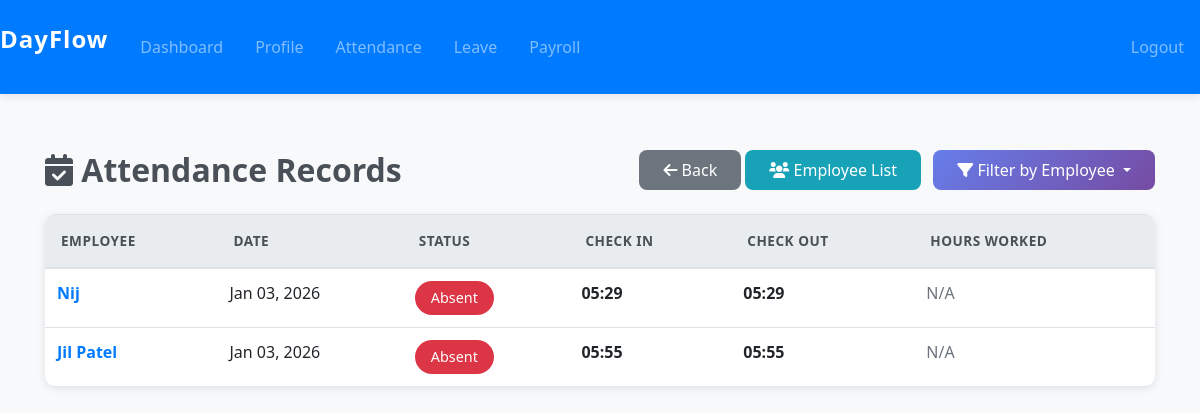
The page /attendance/ (signed in) on the database its author committed.
### apps/attendance/models.py (models this page shows, shortened)
class Attendance(models.Model):
    STATUS_CHOICES = [
        ('present', 'Present'),
        ('absent', 'Absent'),
        ('half_day', 'Half-day'),
        ('leave', 'Leave'),
    ]
    employee = models.ForeignKey(User, on_delete=models.CASCADE)
    date = models.DateField(auto_now_add=True)
    check_in = models.TimeField(null=True, blank=True)
    check_out = models.TimeField(null=True, blank=True)
    hours_worked = models.DecimalField(max_digits=4, decimal_places=2, null=True, blank=True)
    status = models.CharField(max_length=10, choices=STATUS_CHOICES, default='absent')
    class Meta:
        unique_together = ('employee', 'date')
        verbose_name_plural = 'Attendances'

### apps/accounts/models.py (models this page shows, shortened)
class User(AbstractUser):
    ROLE_CHOICES = [
        ('employee', 'Employee'),
        ('admin', 'Admin'),
    ]
    email = models.EmailField(unique=True)
    role = models.CharField(max_length=10, choices=ROLE_CHOICES, default='employee')
    email_verification_token = models.CharField(max_length=100, blank=True, null=True)
    USERNAME_FIELD = 'email'
    REQUIRED_FIELDS = ['username']
    class Meta:
        app_label = 'accounts'

### apps/attendance/views.py (the view, shortened to what this page needs)
# urls.py: path('', views.attendance_list, name='attendance_list'),
@login_required
def attendance_list(request):
    employee_id = request.GET.get('employee_id')
    if request.user.role == 'admin':
        if employee_id:
            employee = get_object_or_404(User, id=employee_id)
            attendances = Attendance.objects.filter(employee=employee).order_by('-date')
            selected_employee = employee
        else:
            attendances = Attendance.objects.all().order_by('-date')
            selected_employee = None
        checked_in = None  # Admin doesn't need check-in button
    employees = User.objects.filter(role='employee') if request.user.role == 'admin' else None
    return render(request, 'attendance/attendance_list.html', {
        'attendances': attendances,
        'checked_in': checked_in,
        'employees': employees,
        'selected_employee': selected_employee,
    })

### templates/attendance/attendance_list.html (shortened to what this page needs)
{% extends 'base.html' %}
{% block content %}
<div class="d-flex justify-content-between align-items-center mb-4">
    <h2 class="mb-0"><i class="fas fa-calendar-check"></i> Attendance Records{% if selected_employee %} - {{ selected_employee.get_full_name|default:selected_employee.username }}{% endif %}</h2>
    <div>
        {% if user.role == 'admin' %}
            <a href="{% url 'dashboard' %}" class="btn btn-secondary">
                <i class="fas fa-arrow-left"></i> Back
            </a>
            <a href="{% url 'employee_list' %}" class="btn btn-info">
                <i class="fas fa-users"></i> Employee List
            </a>
            {% if employees %}
                <div class="dropdown d-inline-block ml-2">
                    <button class="btn btn-primary dropdown-toggle" type="button" id="employeeDropdown" data-toggle="dropdown" aria-haspopup="true" aria-expanded="false">
                        <i class="fas fa-filter"></i> {% if selected_employee %}{{ selected_employee.get_full_name|default:selected_employee.username }}{% else %}Filter by Employee{% endif %}
                    </button>
                </div>
            {% endif %}
        {% endif %}
    </div>
</div>
<div class="card shadow-sm">
    <div class="card-body p-0">
        <div class="table-responsive">
            <table class="table table-hover mb-0">
                <thead class="thead-light">
                    <tr>
                        {% if user.role == 'admin' and not selected_employee %}<th>Employee</th>{% endif %}
                        <th>Date</th>
                        <th>Status</th>
                        <th>Check In</th>
                        <th>Check Out</th>
                        <th>Hours Worked</th>
                    </tr>
                </thead>
                <tbody>
                    {% for attendance in attendances %}
                        <tr class="animated-row">
                            {% if user.role == 'admin' and not selected_employee %}
                                <td>
                                    <a href="{% url 'employee_profile' attendance.employee.id %}" class="text-decoration-none">
                                        <strong>{{ attendance.employee.get_full_name|default:attendance.employee.username }}</strong>
                                    </a>
                                </td>
                            {% endif %}
                            <td>{{ attendance.date|date:"M d, Y" }}</td>
                            <td>
                                <span class="badge badge-{% if attendance.status == 'present' %}success{% elif attendance.status == 'absent' %}danger{% elif attendance.status == 'half_day' %}warning{% else %}secondary{% endif %} badge-lg">
                                    {{ attendance.get_status_display }}
                                </span>
                            </td>
                            <td>{% if attendance.check_in %}<strong>{{ attendance.check_in|time:"H:i" }}</strong>{% else %}<span class="text-muted">N/A</span>{% endif %}</td>
                            <td>{% if attendance.check_out %}<strong>{{ attendance.check_out|time:"H:i" }}</strong>{% else %}<span class="text-muted">N/A</span>{% endif %}</td>
                            <td>
                                {% if attendance.hours_worked %}
                                    <strong>{{ attendance.hours_worked }}</strong> hrs
                                {% else %}
                                    <span class="text-muted">N/A</span>
                                {% endif %}
                            </td>
                        </tr>
                    {% endfor %}
                </tbody>
            </table>
        </div>
    </div>
</div>
{% endblock %}

### static/css/style.css (style rules this page uses)
* { transition: all 0.3s ease; }
body { font-family: 'Segoe UI', Tahoma, Geneva, Verdana, sans-serif; background-color: #f8f9fa; min-height: 100vh; }
.card { box-shadow: 0 2px 10px rgba(0,0,0,0.1); border: none; border-radius: 10px; margin-bottom: 1.5rem; transition: all 0.3s ease; overflow: hidden; }
.shadow-sm { box-shadow: 0 2px 8px rgba(0,0,0,0.1) !important; }
.btn { border-radius: 8px; font-weight: 500; padding: 0.5rem 1.5rem; transition: all 0.3s ease; border: none; position: relative; overflow: hidden; }
.btn::before { content: ''; position: absolute; top: 50%; left: 50%; width: 0; height: 0; border-radius: 50%; background: rgba(255,255,255,0.3); transform: translate(-50%, -50%); transition: width 0.6s, height 0.6s; }
.btn-primary { background: linear-gradient(135deg, #667eea 0%, #764ba2 100%); }
.table { border-radius: 10px; overflow: hidden; }
.table thead th { background-color: #f8f9fa; border-bottom: 2px solid #dee2e6; font-weight: 600; text-transform: uppercase; font-size: 0.85rem; letter-spacing: 0.5px; padding: 1rem; }
.table tbody tr { transition: all 0.2s ease; }
.badge { padding: 0.5rem 0.75rem; font-weight: 500; border-radius: 20px; font-size: 0.85rem; }
.badge-lg { padding: 0.6rem 1rem; font-size: 0.9rem; }
.badge-danger { background-color: #dc3545; color: white; }
h2 { color: #495057; font-weight: 600; margin-bottom: 1.5rem; }
.text-muted { color: #6c757d !important; }
html { scroll-behavior: smooth; }

### rows shown on the page
Attendance: employee.get_full_name "Nij", date "Jan 03, 2026", status "Absent", check_in "05:29", check_out "05:29", hours_worked "N/A"
Attendance: employee.get_full_name "Jil Patel", date "Jan 03, 2026", status "Absent", check_in "05:55", check_out "05:55", hours_worked "N/A"
